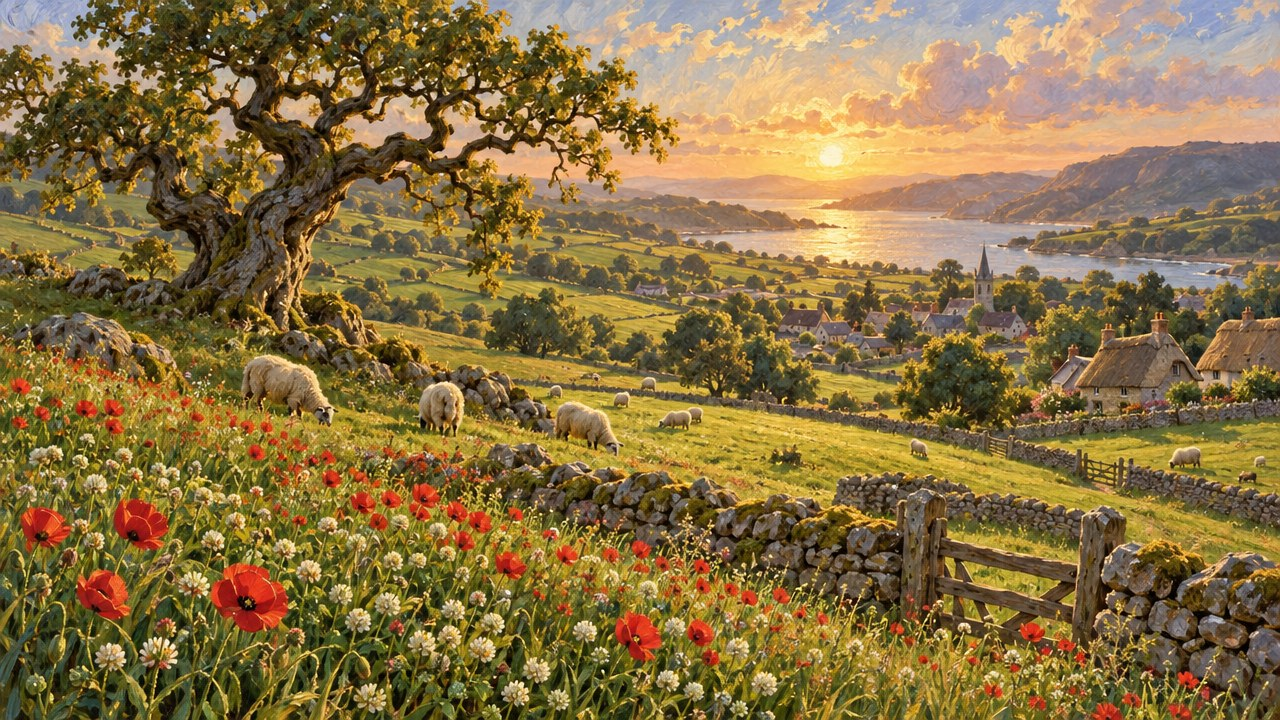
#> input picture skills/animated-english-lesson/engine/title_img.jpg, 1280 x 720 px
$ python magic_motion.py ../../animated-english-lesson/engine/title_img.jpg out.png
#> lines starting #> are read from the running program, lines starting #| are printed output that depends on the picture
#!/usr/bin/env python3
"""Bring a still storybook picture to life without any AI video model (free, runs here).

usage: magic_motion.py IMAGE OUT.mp4 [--seconds 8] [--move in|out|left|right|up]
                                    [--fx dust|sparkles|fireflies|snow|none] [--glow 0.0-1.0] [--fps 30]

Effects: slow camera move (Ken Burns with easing), gently "breathing" light, a soft vignette and
floating particles (golden dust, magic sparkles, fireflies or snow) drawn over the picture.
It cannot move mouths or make a character speak — that needs an image-to-video model (see SKILL.md).
"""
import argparse, subprocess, sys
import numpy as np
from PIL import Image, ImageFilter

W, H = 1920, 1080

def ease(t):  # smooth in/out
    return t * t * (3 - 2 * t)

def main():
    ap = argparse.ArgumentParser()
    ap.add_argument("image"); ap.add_argument("out")
    ap.add_argument("--seconds", type=float, default=8)
    ap.add_argument("--move", default="in", choices=["in", "out", "left", "right", "up"])
    ap.add_argument("--fx", default="dust", choices=["dust", "sparkles", "fireflies", "snow", "none"])
    ap.add_argument("--glow", type=float, default=0.5)
    ap.add_argument("--fps", type=int, default=30)
    a = ap.parse_args()
    rng = np.random.default_rng(7)
    src = Image.open(a.image).convert("RGB")
#> src is the input picture: PIL image 1280x720 RGB; mean R, G, B 137.3, 113.7, 67.8
    # work canvas 1.2x so we can move inside it
    cw, ch = int(W * 1.2), int(H * 1.2)
    r = max(cw / src.width, ch / src.height)
#> r = 1.8
    big = src.resize((int(src.width * r) + 1, int(src.height * r) + 1), Image.LANCZOS)
    l, t = (big.width - cw) // 2, (big.height - ch) // 2
#> l = 0; t = 0
    big = np.asarray(big.crop((l, t, l + cw, t + ch))).astype(np.float32)
#> big: shape (1296, 2304, 3) float32
    bloom = np.asarray(Image.fromarray(big.astype(np.uint8)).filter(ImageFilter.GaussianBlur(28))).astype(np.float32)
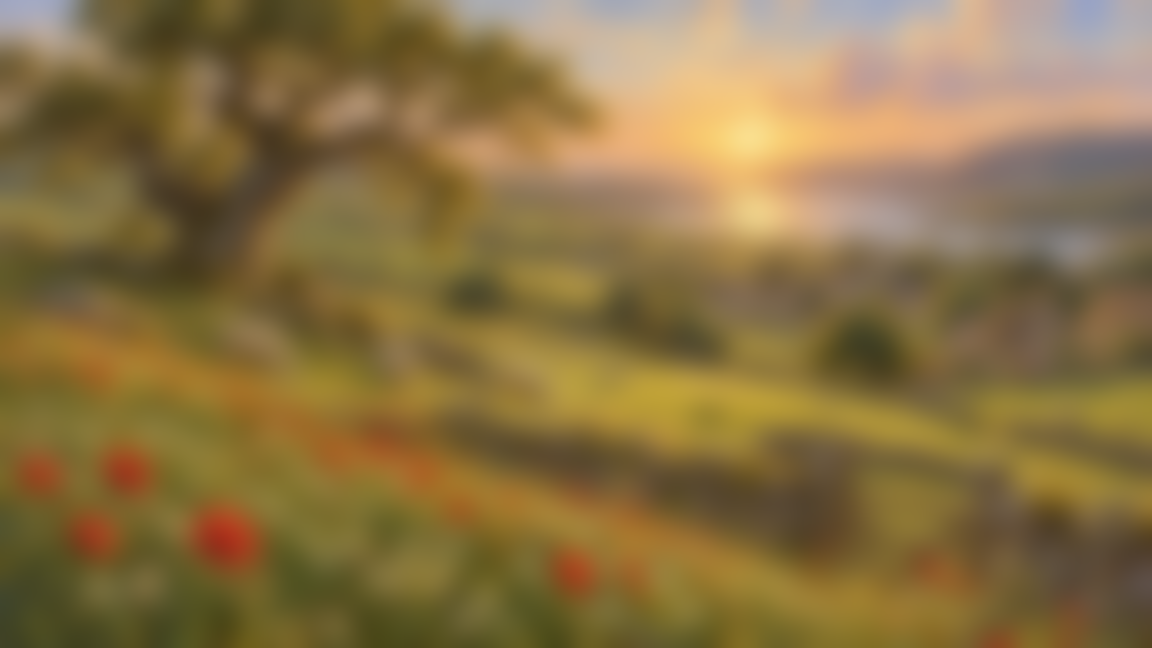
#> bloom: shape (1296, 2304, 3) float32 (shown at 1/2 size); mean R, G, B 137.3, 113.8, 67.9
    yy, xx = np.mgrid[0:H, 0:W]
    vig = 1 - 0.35 * (((xx - W / 2) / (W / 2)) ** 2 + ((yy - H / 2) / (H / 2)) ** 2)
    vig = np.clip(vig, 0.55, 1)[..., None]
    n = {"dust": 140, "sparkles": 90, "fireflies": 45, "snow": 220, "none": 0}[a.fx]
    px, py = rng.uniform(0, W, n), rng.uniform(0, H, n)
    size = {"dust": (1.2, 3), "sparkles": (1.5, 4), "fireflies": (3, 6), "snow": (1.5, 4.5), "none": (1, 1)}[a.fx]
    ps = rng.uniform(*size, n)
    vx = rng.normal(0, 6, n) + (0 if a.fx != "snow" else 4)
    vy = {"dust": -8, "sparkles": -14, "fireflies": -4, "snow": 38, "none": 0}[a.fx] + rng.normal(0, 4, n)
    ph = rng.uniform(0, 2 * np.pi, n)
    col = {"dust": (255, 225, 160), "sparkles": (255, 240, 200), "fireflies": (210, 255, 140), "snow": (255, 255, 255), "none": (0, 0, 0)}[a.fx]
    frames = int(a.seconds * a.fps)
#> (the run stopped early here; a loop or call above may not have finished)
